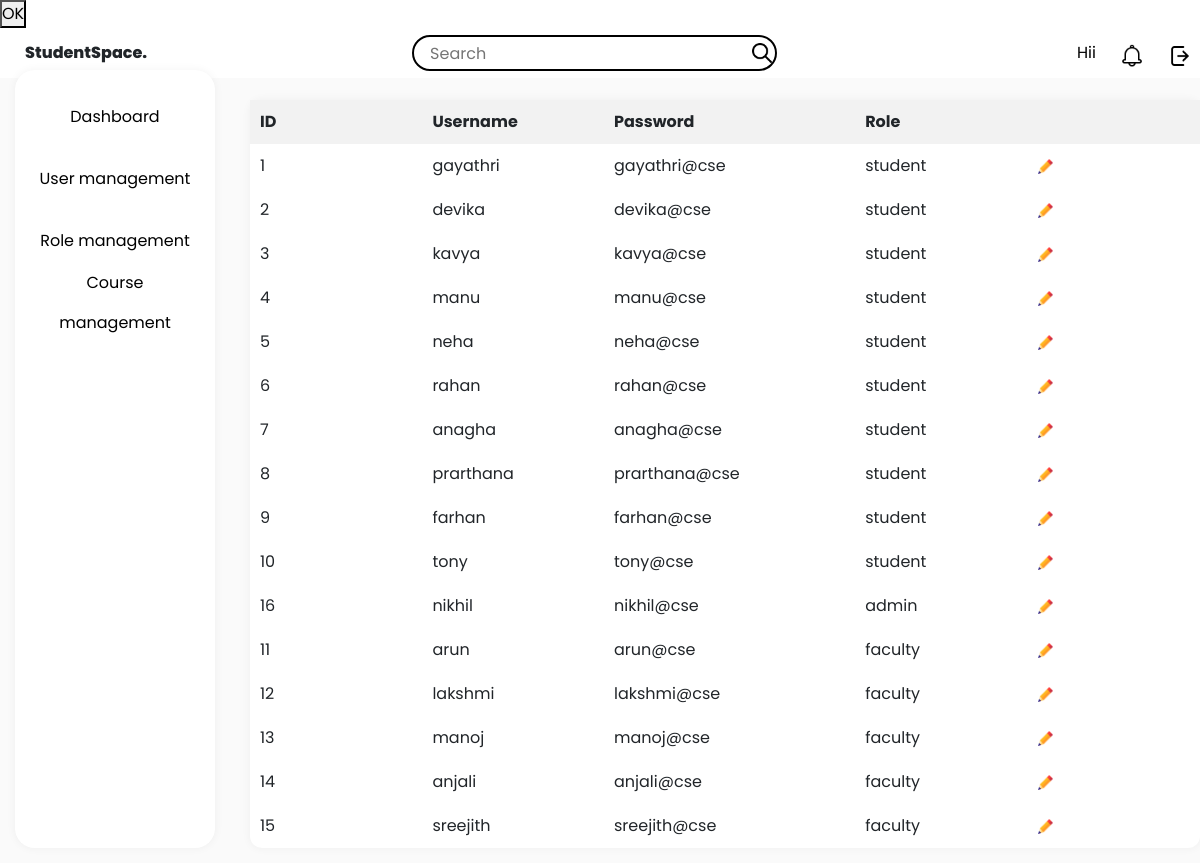
The app's page /user_management with its own data.
### tables this page shows
CREATE TABLE "users" (
"id" INTEGER,
  "username" TEXT,
  "password" TEXT,
  "role" TEXT
);

### app.py (the view)
@app.route('/user_management')
def user_management():
    connection = connect_to_database()
    cursor = connection.cursor()
    cursor.execute('SELECT * FROM users')
    users_data = cursor.fetchall()
    connection.close()
    return render_template('usermgmt.html', users_data=users_data)

### app.py (called while the page is built)
@app.context_processor
def common_icons():
    admin = "/static/assets/admin.png"
    student = "/static/assets/student.png"
    faculty = "/static/assets/faculty.png"
    search = "/static/assets/search.png"
    notification = "/static/assets/notification.png"
    settings = "/static/assets/settings.png"
    editimage="/static/assets/edit.png"
    return dict(
        search=search,
        notification=notification,
        settings=settings,
        admin=admin,
        faculty=faculty,
        student=student,
        editimage=editimage
    )

def connect_to_database():
    conn = sqlite3.connect("database.db")
    return conn

### templates/usermgmt.html (shortened to what this page needs)
<!DOCTYPE html>
<html>
  <head>
    <link
      href="https://cdn.jsdelivr.net/npm/bootstrap@5.3.0/dist/css/bootstrap.min.css"
      rel="stylesheet"
    />
    <link
      rel="stylesheet"
      href="{{ url_for('static', filename='style.css') }}"
    />
    <link
      rel="stylesheet"
      href="{{ url_for('static', filename='perfomance-style.css') }}"
    />
  </head>
  <body>
    <div class="centered">
      <button type="button">OK</button>
  </div>
    <div class="StudentSpace">
      <div class="header">
        <div class="left-section">StudentSpace.</div>
        <div class="middle-section">
          <input class="search-bar" type="text" placeholder="Search" />
          <img
            class="search-icon"
            src="{{search}}"
            style="width: 20px; height: 20px; position: relative; right: 40px"
          />
        </div>
        <div class="right-section">
          <div class="name">
            <a href="{{ url_for('profile') }}" class="name">Hii {{name}} </a>
          </div>
          <div class="notification-icon" style="margin-left: 24px">
            <img
              class="rs-notification"
              src="{{notification}}"
              style="width: 24px; height: 24px"
            />
          </div>
          <div class="settings-icon">
            <a href="{{ url_for('logout') }}"
              ><img class="settings-icon" src="{{settings}}"
            /></a>
          </div>
        </div>
      </div>
      <div class="sidebar">
        <div class="sidebar-tabs">
          <a
            href="{{ url_for('home', username=username, name=name, user_type=user_type) }}"
            >Dashboard</a
          >
        </div>
        <div class="sidebar-tabs">
          <a href="{{ url_for('user_management') }}">User management</a>
        </div>
        <div class="sidebar-tabs">
          <a href="#">Role management</a>
        </div>
        <div class="sidebar-tabs">
          <a href="#">Course management</a>
        </div>
      </div>
      <div class="main-section">
        <div class="main">
          <table>
            <thead>
              <tr>
                <th>ID</th>
                <th>Username</th>
                <th>Password</th>
                <th>Role</th>
                <th></th>
              </tr>
            </thead>
            <tbody id="userTableBody">
              {% for user in users_data %}
              <tr>
                <td>{{ user[0] }}</td>
                <td>{{ user[1] }}</td>
                <td>{{ user[2] }}</td>
                <td>{{ user[3] }}</td>
                <td>
                  <a href="/edit_user_profile?id={{ user[0] }}">
                    <img
                      style="width: 15px"
                      src="{{ editimage }}"
                      alt="Edit Icon"
                    />
                  </a>
                </td>
              </tr>
              {% endfor %}
            </tbody>
          </table>
        </div>
      </div>
    </div>
  </body>
</html>

### static/style.css (style rules this page uses)
* { margin: 0; padding: 0; box-sizing: border-box; font-family: "Poppins", sans-serif; }
body { font-weight: 400; line-height: 1.5; font-size: 16px; }
.StudentSpace { display: flex; flex-direction: column; height: 100vh; }
.header { display: flex; align-items: center; justify-content: space-between; height: 48px; padding: 25px; }
.left-section { font-weight: 800; }
.middle-section { flex: 1; max-width: 400px; display: flex; align-items: center; }
.right-section { display: flex; align-items: center; flex-direction: row; }
.name { color: #000; text-decoration: none; }
.search-bar { flex: 1; height: 36px; padding-left: 16px; border: solid 2px black; border-radius: 48px; }
.sidebar { position: fixed; top: 70px; left: 15px; bottom: 15px; width: 200px; display: flex; flex-direction: column; align-items: center; box-shadow: 0 0 10px rgba(0, 0, 0, 0.05); border-radius: 20px; padding-top: 16px; background-color: white; }
.sidebar-tabs { height: 46px; width: 152px; border-radius: 48px; box-sizing: border-box; text-align: center; display: flex; justify-content: center; align-items: center; line-height: 40px; margin: 8px; transition: box-shadow 0.3s ease; }
.sidebar-tabs a { text-decoration: none; color: #000; }
.main-section { background-color: rgb(250, 250, 250); height: 100%; width: 100%; }
.main { margin-left: 250px; margin-top: 22px; margin-bottom: 15px; display: flex; flex-direction: column; border-radius: 12px; box-shadow: 0 0 10px rgba(0, 0, 0, 0.05); background-color: white; }
.search-icon, .notification-icon, .settings-icon { width: 20px; height: 20px; margin-left: 15px; }
.search-icon { position: relative; right: 45px; }

### static/perfomance-style.css (style rules this page uses)
table { width: 100%; border-collapse: collapse; border-radius: 20px; }
th, td { padding: 10px; width: 100px; text-align: left; }
th { background-color: #f2f2f2; }

### records on screen
users: id "1", username "gayathri", password "gayathri@cse", role "student"
users: id "2", username "devika", password "devika@cse", role "student"
users: id "3", username "kavya", password "kavya@cse", role "student"
users: id "4", username "manu", password "manu@cse", role "student"
users: id "5", username "neha", password "neha@cse", role "student"
users: id "6", username "rahan", password "rahan@cse", role "student"
users: id "7", username "anagha", password "anagha@cse", role "student"
users: id "8", username "prarthana", password "prarthana@cse", role "student"
users: id "9", username "farhan", password "farhan@cse", role "student"
users: id "10", username "tony", password "tony@cse", role "student"
users: id "16", username "nikhil", password "nikhil@cse", role "admin"
users: id "11", username "arun", password "arun@cse", role "faculty"
users: id "12", username "lakshmi", password "lakshmi@cse", role "faculty"
users: id "13", username "manoj", password "manoj@cse", role "faculty"
users: id "14", username "anjali", password "anjali@cse", role "faculty"
users: id "15", username "sreejith", password "sreejith@cse", role "faculty"
